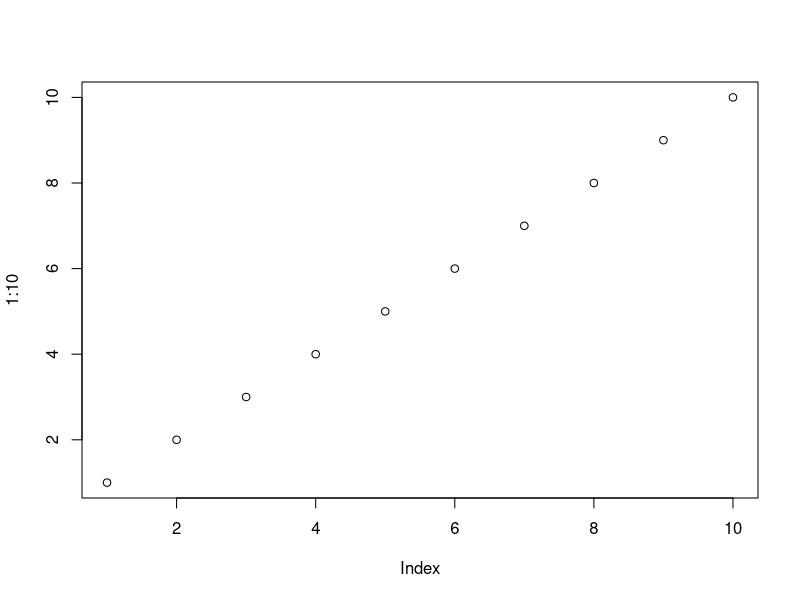
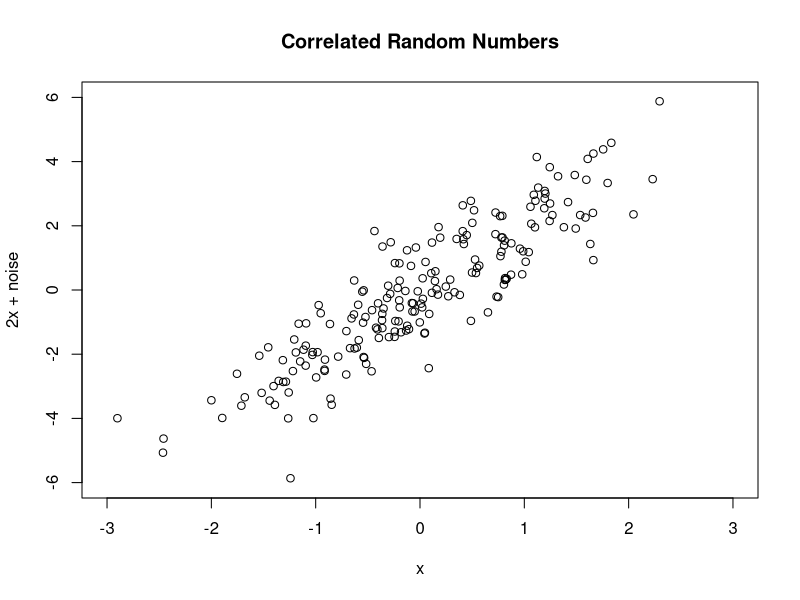
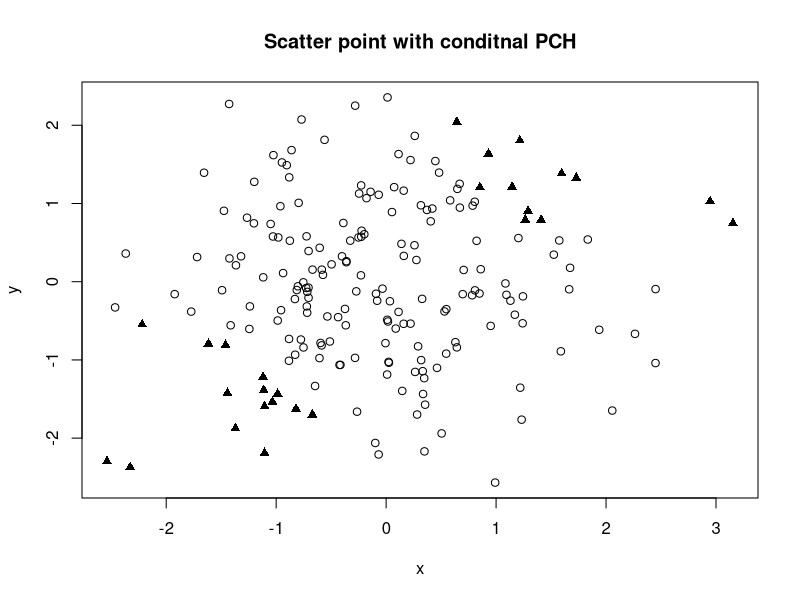
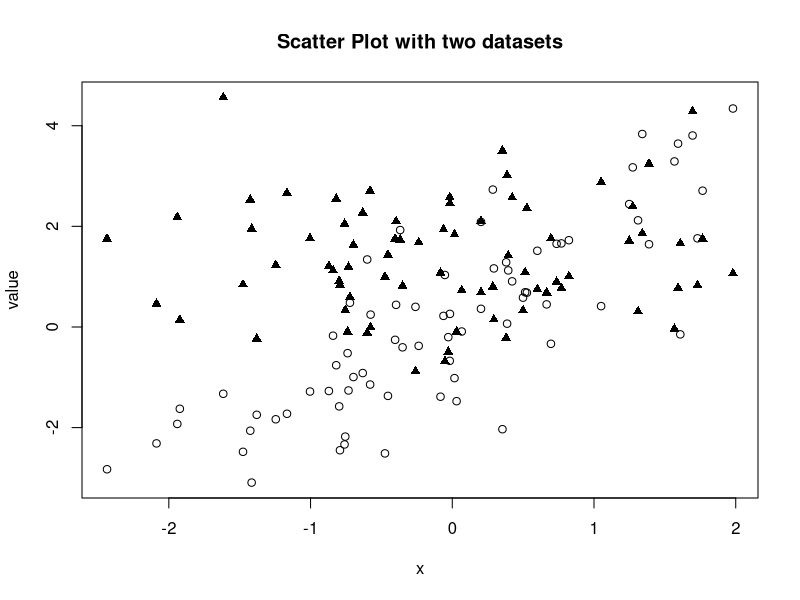
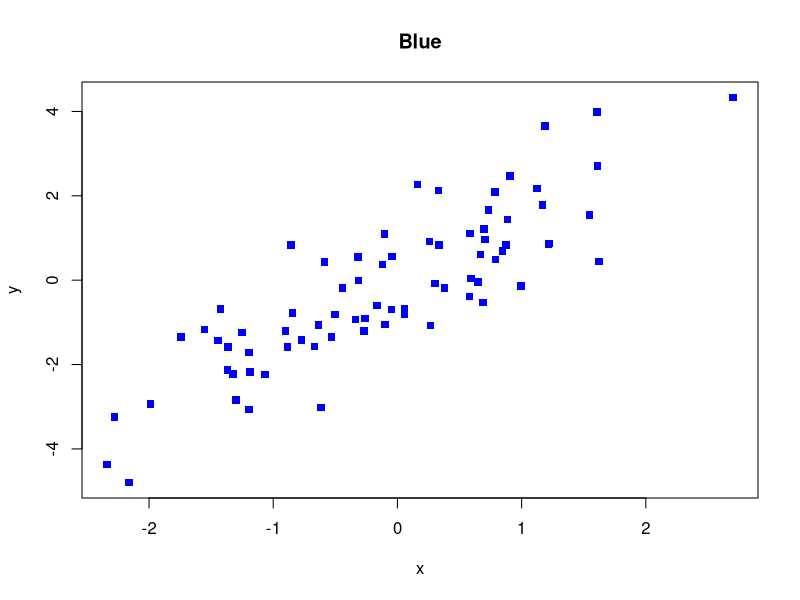
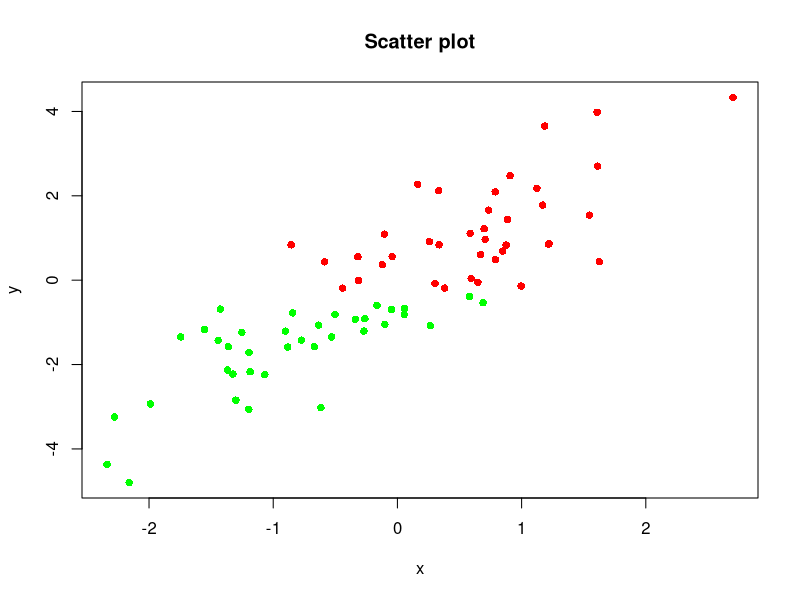
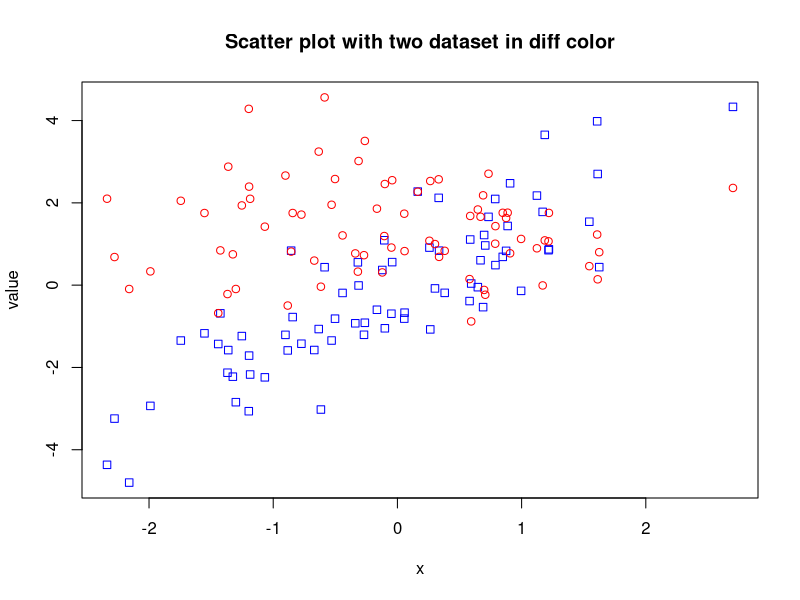
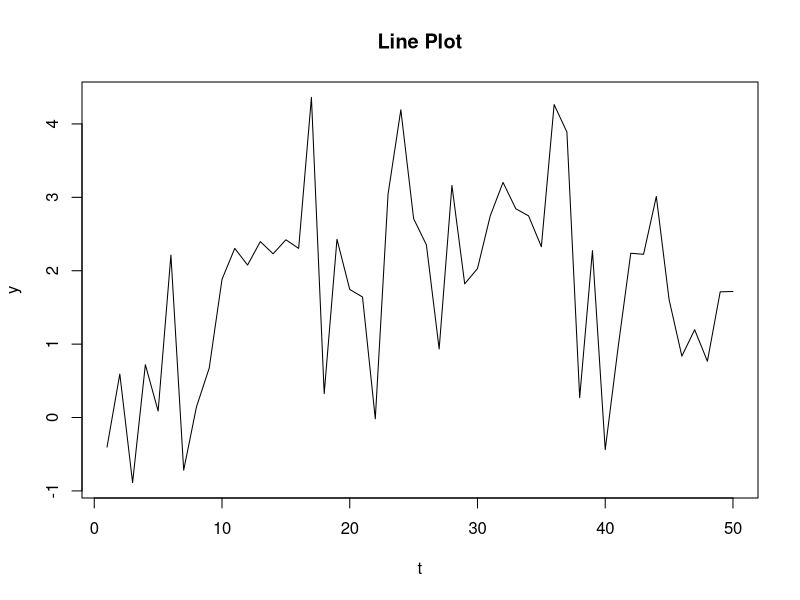

Here is the R script that generated these plots, in order: (Note: this script raises an error after producing the figures.)
plot(1:10)
x <- rnorm(200)
y <- 2*x + rnorm(200)
plot(x,y,
     main = "Correlated Random Numbers",
     xlab = "x", ylab = "2x + noise",
     xlim = c(-3,3),ylim = c(-6,6))

x <- rnorm(200)
y <- rnorm(200)
plot(x,y,
     pch = ifelse(x*y>1, 17, 1),
     main = "Scatter point with conditnal PCH")

x <-rnorm(75)
y <- 1.5*x + rnorm(75)
z <- sqrt(1+x^2)+ rnorm(75)
plot(x,y, pch = 1,
     xlim = range(x),ylim = range(y,z),
     xlab = "x", ylab = "value")
points(x,z,pch=17)
title("Scatter Plot with two datasets")

x <- rnorm(75)
y<- 1.5*x + rnorm(75)
plot(x,y,pch = 15,col = "blue", main ="Blue")

plot(x,y,pch=16,
     col = ifelse(y>= mean(y),"red","green"),
     main = "Scatter plot")

plot(x,y,col = "blue",pch = 0,
     xlim = range(x),ylim = range(y,z),
     xlab = "x", ylab = "value")
points(x,z,col="red",pch=1)
title("Scatter plot with two dataset in diff color")

t <- 1:50
y <- 2.5*sin(t*pi/60)+rnorm(t)
plot(t,y,type = "l",main = "Line Plot")

lty_val<-1:6
plot(lty_val, axes = FALSE, ann= FALSE, type = "n")
abline(h =lty_val, lwd= 2, lty= lty_val)
mtext(lty_val, at = lty_val, side = 2)
title("Line types (lty)")

plot(t, y, lwd= 2, type = "l")
abline(h = mean(y), col = "red", lty= 2)
abline(h = range(y), col = "blue", lty= 3)
abline(v = t[c(which.min(y), which.max(y))], col = "brown", lty= 3)
title("Line plot with auxiliary lines")

p <-40
plot(t[t <= p], y[t <= p], type = "l",
     xlim= range(t), xlab= "t", ylab= "y")
lines(t[t >= p], y[t >= p], lty= 2)
title("Two period Line Plot")

plot(y, type = "l")
points(y, pch= 16)
title("Line plot with points")

plot(y, pch= 16)
lines(y)
title("Line plot with points")

t <-1:30
y1 <-1.5 * t + 6 * rnorm(30)
y2 <-2.5 * sqrt(t) + 8 * rnorm(30)
plot(t, y1, type = "l", col = "black",
     ylim= range(y1, y2), ylab="y1, y2")
points(y1, pch= 15)
lines(y2, col = "blue", lty= 2)
points(y2, col = "blue", pch= 16)
title ("Plot of two series")
legend("topleft",
       legend = c("y1", "y1"),
       col = c("black", "blue"),
       lty= c(1, 2), pch= c(15, 16),
       cex= 0.8, x.intersp= 0.5, y.intersp= 0.8)

ints<-1:10
names(ints) <-LETTERS[1:10]
barplot(ints)

data("flights", package = "nycflights13")
carriers <-table(flights$carrier)
carriers

carriers_sort<-sort(carriers, decreasing = TRUE)
carriers_sort

barplot(head(carriers_sort, 8),
        ylim= c(0, max(carriers_sort) * 1.1),
        xlab= "Carrier", ylab= "Flights",
        main ="Top 8 carriers ordered by number of flights")

grades <-c(A = 2, B = 10, C = 12, D = 8)
pie(grades, main = "Grades", radius = 1)

random_norm<-rnorm(10000)
hist(random_norm)

hist(random_norm, probability = TRUE, col = "lightgray", main="Histogram -Normally Distributed Data")
curve(dnorm, add = TRUE, lwd= 2, col ="blue")

ft_speed<-flights$distance/ flights$air_time
hist(ft_speed, xlab="Flight Speed", main = "Flight speed -Histogram")

plot(density(ft_speed, from = 2, to = 10, na.rm= TRUE),
     main ="Empirical distribution of flight speed", xlab="Flight Speed")
abline(v = mean(ft_speed, na.rm= TRUE),
       col = "blue", lty= 2)

hist(ft_speed,
     probability = TRUE, ylim= c(0, 0.5),
     main ="Histogram & distribution of flight speed",
     xlab= "Flight Speed",
     border ="gray", col = "lightgray")
lines(density(ft_speed, from = 2, na.rm= TRUE),
      col ="darkgray", lwd= 2)
abline(v = mean(ft_speed, na.rm= TRUE),
       col ="blue", lty=2)

x <-rnorm(1000)
boxplot(x)

boxplot(distance / air_time~ carrier, data =flights,
        main = "Box plot -flight speed by carrier")
